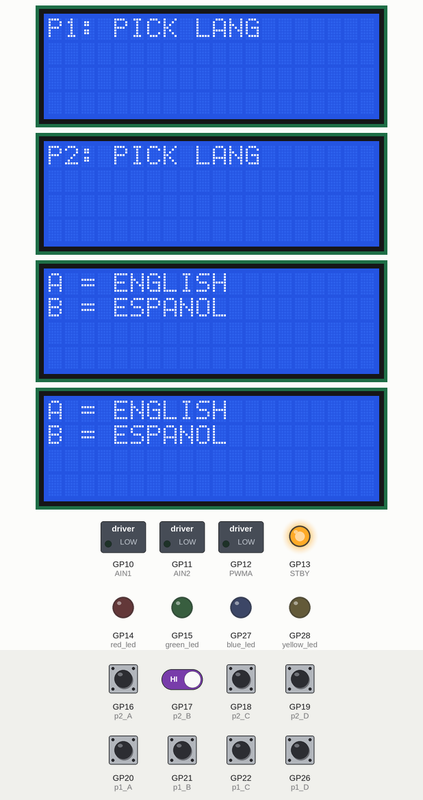
Simulated run of this program. Board: Raspberry Pi Pico running MicroPython. On the bench: 4 × 20×4 character LCD, switched loads named in the program (green lamp = pin HIGH), output pins drawn as LEDs (lit = HIGH). The inputs (shaded band) are chosen by the test bench; at power-on: GP16 (p2_A), GP17 (p2_B), GP18 (p2_C), GP19 (p2_D), GP20 (p1_A), GP21 (p1_B), GP22 (p1_C), GP26 (p1_D) HIGH. Random numbers come from a fixed seed.

Above: at 1.6 s.
1.7 s: GP16 (p2_A) pulled LOW for 0.15 s
At 2.8 s:
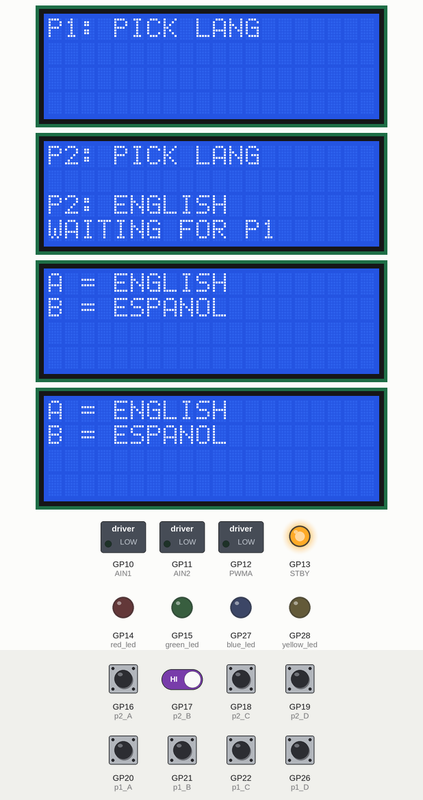
3.3 s: GP20 (p1_A) pulled LOW for 0.15 s
At 3.72 s:
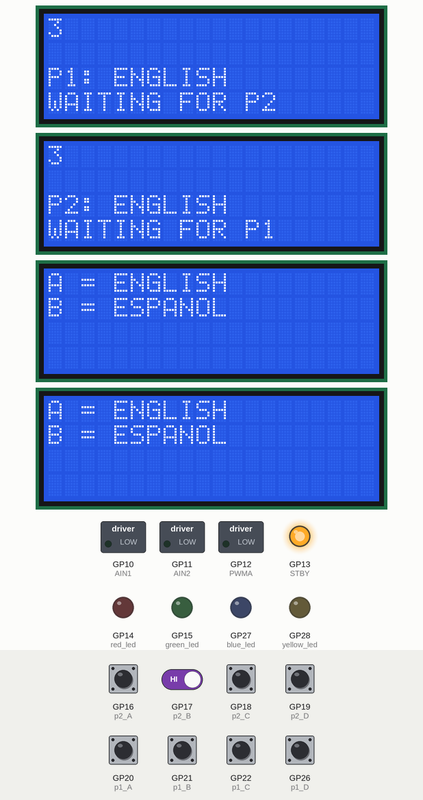
4.0 s: GP16 (p2_A) driven LOW and GP17 (p2_B) driven LOW
At 6.2 s:
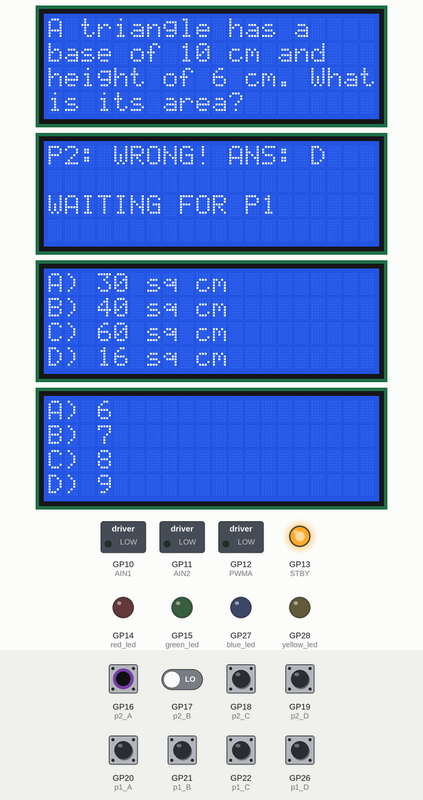
7.0 s: GP21 (p1_B) pulled LOW for 0.15 s
At 8.0 s:
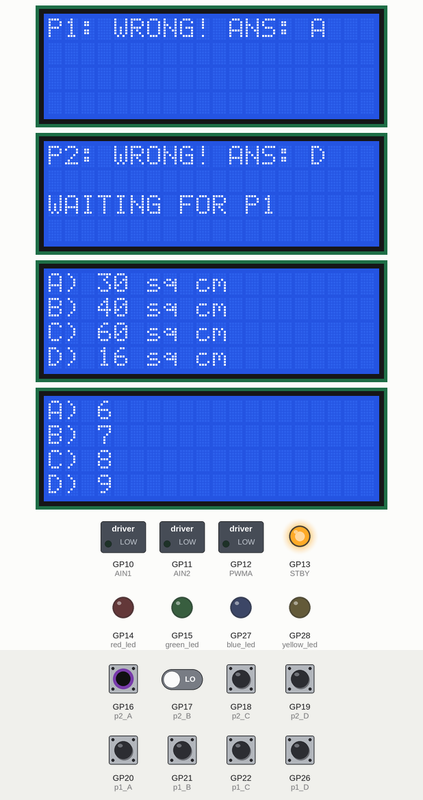
8.6 s: GP16 (p2_A) driven HIGH and GP17 (p2_B) driven HIGH
At 11.1 s:
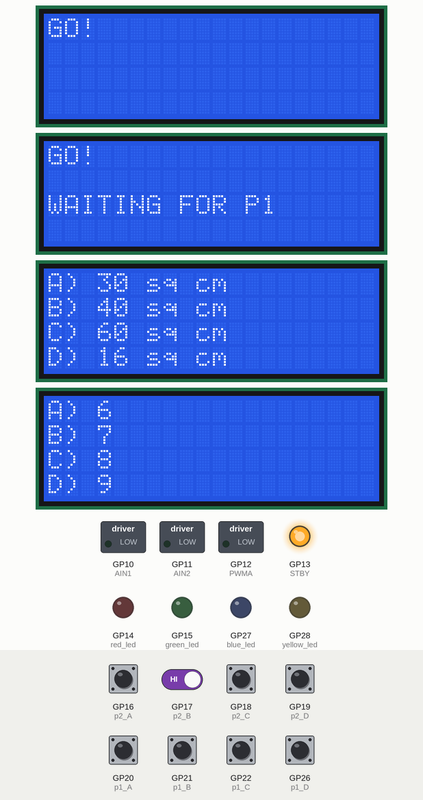
11.2 s: GP16 (p2_A) driven LOW
At 12.9 s:
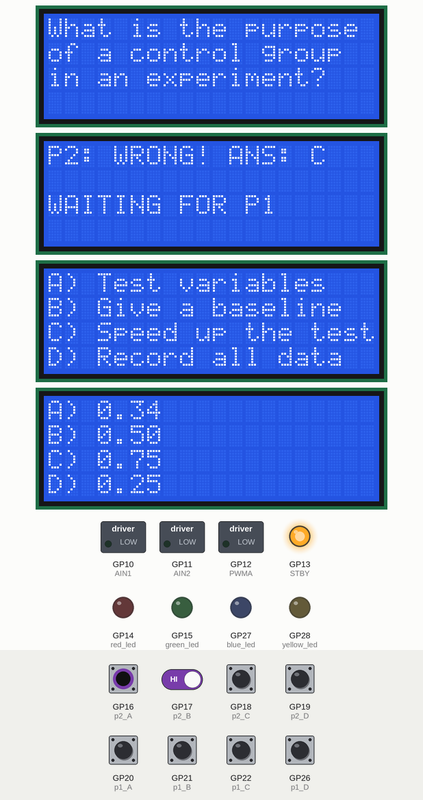
Timing chart, 0 to 14.4 s (numbered marks = the images above; inputs shaded):
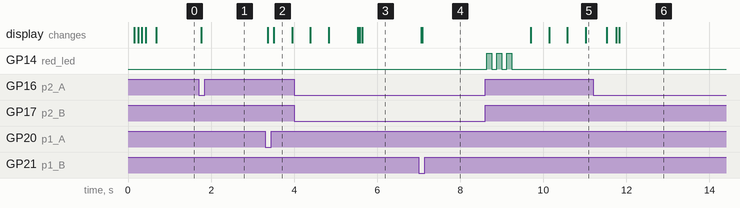

Measured:
- after the input at 1.7 s, the display: changes after 0.06 s (image 1)
- after the input at 3.3 s, the display: first changes after 0.06 s (image 2 shows a later state)
- after the input at 7.0 s, the display: first changes after 0.06 s (image 4 shows a later state)
- after the input at 8.6 s, GP14 (red_led): alternates HIGH for 0.12 s and LOW for 0.12 s, 6 changes in all, then stays LOW, starting at once; the display: first changes after 1.1 s (image 5 shows a later state)

The program:

main.py
```python
"""
Two-Player Trivia Game System

Embedded Raspberry Pi Pico trivia game using:
- Dual player button inputs
- Four I2C LCD displays
- DC motor score indicator

Each player selects their own language and receives
independent questions. Both players answer simultaneously.
Correct answers move the motor toward the winning player.
After each win, the motor resets the spaceship to center.
"""

from machine import I2C, Pin, PWM
from pico_i2c_lcd import I2cLcd
from picozero import Button, LED
from time import sleep, ticks_ms
import random
import json


# ── I2C SETUP ─────────────────────────────────────────────────────────────────
i2c0 = I2C(0, sda=Pin(0), scl=Pin(1), freq=400000)
i2c1 = I2C(1, sda=Pin(2), scl=Pin(3), freq=400000)
sleep(0.1)


# ── LCD SETUP ─────────────────────────────────────────────────────────────────
lcd_q1 = I2cLcd(i2c1, 0x27, 4, 20)  # P1 question screen
sleep(0.05)
lcd_q2 = I2cLcd(i2c0, 0x26, 4, 20)  # P2 question screen
sleep(0.05)
lcd_a1 = I2cLcd(i2c1, 0x24, 4, 20)  # P1 answer screen
sleep(0.05)
lcd_a2 = I2cLcd(i2c0, 0x25, 4, 20)  # P2 answer screen
sleep(0.05)


# ── LOAD QUESTIONS ────────────────────────────────────────────────────────────
with open("questions.json", "r") as f:
    questions = json.load(f)


# ── BUTTONS ───────────────────────────────────────────────────────────────────
p1_A = Button(20, pull_up=True)
p1_B = Button(21, pull_up=True)
p1_C = Button(22, pull_up=True)
p1_D = Button(26, pull_up=True)

p2_A = Button(16, pull_up=True)
p2_B = Button(17, pull_up=True)
p2_C = Button(18, pull_up=True)
p2_D = Button(19, pull_up=True)

LETTERS = ["A) ", "B) ", "C) ", "D) "]
P1_BUTTONS = [p1_A, p1_B, p1_C, p1_D]
P2_BUTTONS = [p2_A, p2_B, p2_C, p2_D]
ALL_BUTTONS = P1_BUTTONS + P2_BUTTONS
ANSWER_LETTERS = ["A", "B", "C", "D"]


# ── LED SETUP ─────────────────────────────────────────────────────────────────
red_led    = LED(14)
green_led  = LED(15)
blue_led   = LED(27)
yellow_led = LED(28)

ALL_LEDS = [red_led, green_led, blue_led, yellow_led]


def leds_off():
    for led in ALL_LEDS:
        led.off()


def wrong_flash():
    leds_off()
    for _ in range(3):
        red_led.on()
        sleep(0.12)
        red_led.off()
        sleep(0.12)


def correct_flash():
    leds_off()
    for _ in range(3):
        green_led.on()
        sleep(0.12)
        green_led.off()
        sleep(0.12)


def winner_flash():
    leds_off()
    for _ in range(8):
        for led in ALL_LEDS:
            led.on()
        sleep(0.1)
        for led in ALL_LEDS:
            led.off()
        sleep(0.1)


# ── MOTOR ─────────────────────────────────────────────────────────────────────
AIN1 = Pin(10, Pin.OUT)
AIN2 = Pin(11, Pin.OUT)
PWMA = PWM(Pin(12))
STBY = Pin(13, Pin.OUT)

PWMA.freq(20000)
STBY.value(1)

MOTOR_SPEED = 1.0
MOTOR_TIME  = .25


def motor_stop():
    PWMA.duty_u16(0)
    AIN1.value(0)
    AIN2.value(0)


def motor_player1():
    AIN1.value(1)
    AIN2.value(0)
    PWMA.duty_u16(int(65535 * MOTOR_SPEED))
    sleep(MOTOR_TIME)
    motor_stop()


def motor_player2():
    AIN1.value(0)
    AIN2.value(1)
    PWMA.duty_u16(int(65535 * MOTOR_SPEED))
    sleep(MOTOR_TIME)
    motor_stop()


motor_stop()


# ── GAME CONSTANT ─────────────────────────────────────────────────────────────
WIN_POINTS = 3


# ── MOTOR RESET TO CENTER ─────────────────────────────────────────────────────
def reset_motor_to_center(winner):
    show_both("RESETTING...", "RESETTING...")
    for _ in range(WIN_POINTS):
        if winner == 1:
            motor_player2()
        else:
            motor_player1()
        sleep(0.2)


# ── TEXT HELPERS ──────────────────────────────────────────────────────────────
def word_wrap(text, width=20):
    words = (text or "").split()
    lines = []
    current_line = ""
    for w in words:
        if len(current_line) + len(w) + (1 if current_line else 0) <= width:
            current_line = w if not current_line else current_line + " " + w
        else:
            lines.append(current_line)
            current_line = w
    if current_line:
        lines.append(current_line)
    return lines[:4]


def put_line(lcd, row, text):
    lcd.move_to(0, row)
    text = text[:20]
    text = text + " " * (20 - len(text))
    lcd.putstr(text)


def clear_all():
    for lcd in [lcd_q1, lcd_q2, lcd_a1, lcd_a2]:
        lcd.clear()


def show_lcd(lcd, msg):
    lines = word_wrap(msg)
    for r in range(4):
        put_line(lcd, r, lines[r] if r < len(lines) else "")


def show_both(msg1, msg2):
    show_lcd(lcd_q1, msg1)
    show_lcd(lcd_q2, msg2)


def display_question(lcd_q, lcd_a, q_text, choices):
    show_lcd(lcd_q, q_text)
    for i in range(4):
        put_line(lcd_a, i, LETTERS[i] + (choices[i] if i < len(choices) else ""))


def display_both_questions(q1_text, q1_choices, q2_text, q2_choices):
    """
    Interleave writes to P1 and P2 screens one row at a time.
    Since P1 and P2 are on separate I2C buses, this makes both
    screens appear to update at the same time instead of P2 lagging behind.
    """
    q1_lines = word_wrap(q1_text)
    q2_lines = word_wrap(q2_text)

    # Write question rows interleaved
    for r in range(4):
        put_line(lcd_q1, r, q1_lines[r] if r < len(q1_lines) else "")
        put_line(lcd_q2, r, q2_lines[r] if r < len(q2_lines) else "")

    # Write answer rows interleaved
    for i in range(4):
        put_line(lcd_a1, i, LETTERS[i] + (q1_choices[i] if i < len(q1_choices) else ""))
        put_line(lcd_a2, i, LETTERS[i] + (q2_choices[i] if i < len(q2_choices) else ""))


# ── BUTTON RELEASE WAIT ───────────────────────────────────────────────────────
def wait_all_released():
    """Block until every button is physically released.
    Prevents a held answer button from firing again on the next screen."""
    while any(btn.is_pressed for btn in ALL_BUTTONS):
        sleep(0.01)


# ── COUNTDOWN ─────────────────────────────────────────────────────────────────
def countdown():
    for n in ["3", "2", "1", "GO!"]:
        put_line(lcd_q1, 0, n)
        put_line(lcd_q2, 0, n)
        sleep(0.4)


# ── LANGUAGE SELECTION ────────────────────────────────────────────────────────
def choose_languages():
    clear_all()

    put_line(lcd_q1, 0, "P1: PICK LANG")
    put_line(lcd_a1, 0, "A = ENGLISH")
    put_line(lcd_a1, 1, "B = ESPANOL")

    put_line(lcd_q2, 0, "P2: PICK LANG")
    put_line(lcd_a2, 0, "A = ENGLISH")
    put_line(lcd_a2, 1, "B = ESPANOL")

    lang1 = lang2 = None
    prev_p1A = prev_p1B = prev_p2A = prev_p2B = False

    while True:
        cur_p1A = p1_A.is_pressed
        cur_p1B = p1_B.is_pressed
        cur_p2A = p2_A.is_pressed
        cur_p2B = p2_B.is_pressed

        if lang1 is None:
            if cur_p1A and not prev_p1A:
                lang1 = "en"
                put_line(lcd_q1, 2, "P1: ENGLISH")
                put_line(lcd_q1, 3, "WAITING FOR P2")
            elif cur_p1B and not prev_p1B:
                lang1 = "es"
                put_line(lcd_q1, 2, "P1: ESPANOL")
                put_line(lcd_q1, 3, "WAITING FOR P2")

        if lang2 is None:
            if cur_p2A and not prev_p2A:
                lang2 = "en"
                put_line(lcd_q2, 2, "P2: ENGLISH")
                put_line(lcd_q2, 3, "WAITING FOR P1")
            elif cur_p2B and not prev_p2B:
                lang2 = "es"
                put_line(lcd_q2, 2, "P2: ESPANOL")
                put_line(lcd_q2, 3, "WAITING FOR P1")

        if lang1 is not None and lang2 is not None:
            sleep(0.1)
            break

        prev_p1A, prev_p1B = cur_p1A, cur_p1B
        prev_p2A, prev_p2B = cur_p2A, cur_p2B
        sleep(0.01)

    return lang1, lang2


# ── ANSWER POLLING ────────────────────────────────────────────────────────────
ANSWER_TIMEOUT_MS = 30000


def get_both_answers(correct1, correct2):
    """
    Poll both players until both answer or time runs out.
    LED flashes happen AFTER both have answered so they never
    block the polling loop or leave buttons held going into the next screen.
    """
    p1_ans = p2_ans = None
    p1_result = p2_result = None  # "correct" or "wrong", set when answered
    start = ticks_ms()
    prev_p1 = [False] * 4
    prev_p2 = [False] * 4

    while True:
        elapsed = ticks_ms() - start

        if elapsed >= ANSWER_TIMEOUT_MS:
            if p1_ans is None:
                show_lcd(lcd_q1, "TIME OUT! ANS: " + correct1)
                p1_result = "timeout"
            if p2_ans is None:
                show_lcd(lcd_q2, "TIME OUT! ANS: " + correct2)
                p2_result = "timeout"
            sleep(1.0)
            break

        cur_p1 = [btn.is_pressed for btn in P1_BUTTONS]
        cur_p2 = [btn.is_pressed for btn in P2_BUTTONS]

        if p1_ans is None:
            for i in range(4):
                if cur_p1[i] and not prev_p1[i]:
                    p1_ans = ANSWER_LETTERS[i]
                    if p1_ans == correct1:
                        show_lcd(lcd_q1, "P1: CORRECT!")
                        p1_result = "correct"
                    else:
                        show_lcd(lcd_q1, "P1: WRONG! ANS: " + correct1)
                        p1_result = "wrong"
                    if p2_ans is None:
                        put_line(lcd_q1, 2, "WAITING FOR P2")
                    break

        if p2_ans is None:
            for i in range(4):
                if cur_p2[i] and not prev_p2[i]:
                    p2_ans = ANSWER_LETTERS[i]
                    if p2_ans == correct2:
                        show_lcd(lcd_q2, "P2: CORRECT!")
                        p2_result = "correct"
                    else:
                        show_lcd(lcd_q2, "P2: WRONG! ANS: " + correct2)
                        p2_result = "wrong"
                    if p1_ans is None:
                        put_line(lcd_q2, 2, "WAITING FOR P1")
                    break

        if p1_ans is not None and p2_ans is not None:
            break

        prev_p1 = cur_p1
        prev_p2 = cur_p2
        sleep(0.01)

    # ── All buttons released before flashing ──────────────────────────────────
    # This is what stopped the motor and caused the language screen to re-trigger.
    # We wait here so no held button bleeds into the next polling loop.
    wait_all_released()

    # ── Flash LEDs now that polling is fully done ─────────────────────────────
    if p1_result == "correct" or p2_result == "correct":
        correct_flash()
    elif p1_result == "wrong" or p2_result == "wrong":
        wrong_flash()

    return p1_ans, p2_ans


# ── PLAY AGAIN ────────────────────────────────────────────────────────────────
def ask_play_again():
    clear_all()

    put_line(lcd_q1, 0, "PLAY AGAIN?")
    put_line(lcd_q2, 0, "PLAY AGAIN?")
    put_line(lcd_a1, 0, "A = YES")
    put_line(lcd_a2, 0, "A = YES")
    put_line(lcd_a1, 1, "B = NO")
    put_line(lcd_a2, 1, "B = NO")
    put_line(lcd_q1, 2, "BOTH PRESS A")
    put_line(lcd_q2, 2, "BOTH PRESS A")

    p1_vote = p2_vote = None

    while True:
        if p1_vote is None:
            if p1_A.is_pressed:
                sleep(0.2)
                p1_vote = True
                put_line(lcd_q1, 3, "P1: READY!")
            elif p1_B.is_pressed:
                sleep(0.2)
                return False

        if p2_vote is None:
            if p2_A.is_pressed:
                sleep(0.2)
                p2_vote = True
                put_line(lcd_q2, 3, "P2: READY!")
            elif p2_B.is_pressed:
                sleep(0.2)
                return False

        if p1_vote and p2_vote:
            return True

        sleep(0.01)


# ── MAIN GAME LOOP ────────────────────────────────────────────────────────────
def run_game(lang1, lang2):
    p1_score = 0
    used_indices = []

    def pick_question():
        available = [i for i in range(len(questions)) if i not in used_indices]
        if not available:
            used_indices.clear()
            available = list(range(len(questions)))
        idx = random.choice(available)
        used_indices.append(idx)
        return questions[idx]

    while True:
        q1 = pick_question()
        q2 = pick_question()

        q1_text    = q1["question_en"] if lang1 == "en" else q1["question_es"]
        q1_choices = q1["choices_en"]  if lang1 == "en" else q1["choices_es"]
        q1_correct = q1["answer"]

        q2_text    = q2["question_en"] if lang2 == "en" else q2["question_es"]
        q2_choices = q2["choices_en"]  if lang2 == "en" else q2["choices_es"]
        q2_correct = q2["answer"]

        countdown()
        display_both_questions(q1_text, q1_choices, q2_text, q2_choices)

        p1_ans, p2_ans = get_both_answers(q1_correct, q2_correct)

        # Update scores
        if p1_ans == q1_correct:
            p1_score += 1
        if p2_ans == q2_correct:
            p1_score -= 1

        # Move motor — runs cleanly now because buttons are already released
        if p1_ans == q1_correct and p2_ans != q2_correct:
            motor_player1()
        elif p2_ans == q2_correct and p1_ans != q1_correct:
            motor_player2()
        else:
            sleep(0.3)

        # Clamp score
        p1_score = max(-WIN_POINTS, min(WIN_POINTS, p1_score))

        if p1_score >= WIN_POINTS:
            show_both("PLAYER 1 WINS!", "PLAYER 1 WINS!")
            winner_flash()
            sleep(1.5)
            reset_motor_to_center(winner=1)
            return 1

        if p1_score <= -WIN_POINTS:
            show_both("PLAYER 2 WINS!", "PLAYER 2 WINS!")
            winner_flash()
            sleep(1.5)
            reset_motor_to_center(winner=2)
            return 2


def main():
    while True:
        clear_all()
        leds_off()

        lang1, lang2 = choose_languages()
        run_game(lang1, lang2)

        again = ask_play_again()

        if not again:
            clear_all()
            show_both("THANKS 4 PLAYING", "THANKS 4 PLAYING")
            motor_stop()
            leds_off()
            while True:
                sleep(1)


main()
```
